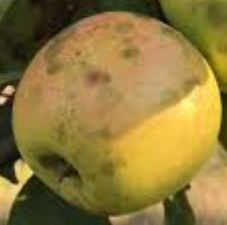
%> input picture 122.jpg, 227 x 225 px
$ octave test.m   (GNU Octave 9; MATLAB toolbox functions it lacks are replaced by stand-ins)
%> lines starting %> are read from the running program, lines starting %| are printed output that depends on the picture; long printed decimals are rounded
### RGBtoLab.m
function [L,a,b] = RGBtoLab(R,G,B)

%RGBTOLAB Convert an image from RGB to CIELAB
%
% RGB2Lab takes red, green, and blue matrices, or a single M x N x 3 image,
% and returns an image in the CIELAB color space.  RGB values can be
% either between 0 and 1 or between 0 and 255.  Values for L are in the
% range [0,100] while a and b are roughly in the range [-110,110].  The
% output is of type double.
%

if nargin == 1
  B = double(R(:,:,3));
  G = double(R(:,:,2));
  R = double(R(:,:,1));
end

if max(max(R)) > 1.0 || max(max(G)) > 1.0 || max(max(B)) > 1.0
  R = double(R) / 255;
  G = double(G) / 255;
  B = double(B) / 255;
end

% Set a threshold
T = 0.008856;

[M, N] = size(R);
s = M * N;
RGB = [reshape(R,1,s); reshape(G,1,s); reshape(B,1,s)];

% RGB to XYZ
MAT = [0.412453 0.357580 0.180423;
       0.212671 0.715160 0.072169;
       0.019334 0.119193 0.950227];
XYZ = MAT * RGB;

% Normalize for D65 white point
X = XYZ(1,:) / 0.950456;
Y = XYZ(2,:);
Z = XYZ(3,:) / 1.088754;

XT = X > T;
YT = Y > T;
ZT = Z > T;

Y3 = Y.^(1/3);

fX = XT .* X.^(1/3) + (~XT) .* (7.787 .* X + 16/116);
fY = YT .* Y3 + (~YT) .* (7.787 .* Y + 16/116);
fZ = ZT .* Z.^(1/3) + (~ZT) .* (7.787 .* Z + 16/116);

L = reshape(YT .* (116 * Y3 - 16.0) + (~YT) .* (903.3 * Y), M, N);
a = reshape(500 * (fX - fY), M, N);
b = reshape(200 * (fY - fZ), M, N);

if nargout < 2
  L = cat(3,L,a,b);
end

### KMeans_Clustering.m
function [mu,mask]=KMeans_Clustering(I,k)
%% check image (inizializzazioni del centro cluster)
ima=double(I);
copy=ima;         % fare una copia
ima=ima(:);       % vettorializzare image
mi=min(ima);      % deal con negativo
ima=ima-mi+1;     % e zero valori

s=length(ima);

%% create image histogram

m=max(ima)+1;

h=zeros(1,m);
hc=zeros(1,m);

for i=1:s
  if(ima(i)>0) h(ima(i))=h(ima(i))+1;
  end;
end
ind=find(h);
hl=length(ind);

%% initiate centroids

mu=(1:k)*m/(k+1);
fprintf('Initiated centroid value = %f\n',mu);

%% start process

while(true)

  oldmu=mu;
  % current classification

  for i=1:hl
      c=abs(ind(i)-mu);
      cc=find(c==min(c));
      hc(ind(i))=cc(1);
  end

  %recalculation of means

  for i=1:k,
      a=find(hc==i);
      mu(i)=sum(a.*h(a))/sum(h(a));
  end

  if(mu==oldmu)
      break;
  end;

end

%% calculate mask
s=size(copy);
mask=zeros(s);

for i=1:s(1),
for j=1:s(2),
  c=abs(copy(i,j)-mu);
  a=find(c==min(c));
  mask(i,j)=a(1);
end
end

mu=mu+mi-1;   % recover real range

### Color_Coherence_Vector.m
function f = Color_Coherence_Vector(image)

Image_processing = image;
[m,n,t] = size(Image_processing);

%%Image Based Rendering
Image_processing_1(:,n,:) = Image_processing(:,1,:);
Image_processing_2(:,2:n,:) = Image_processing(:,1:n-1,:);
Image_processing_3(m,:,:) = Image_processing(1,:,:);
Image_processing_4(2:m,:,:) = Image_processing(1:m-1,:,:);

%Convert from uint8 to double
Image_processing = double(Image_processing);
Image_processing_1 = double(Image_processing_1);
Image_processing_2 = double(Image_processing_2);
Image_processing_3 = double(Image_processing_3);
Image_processing_4 = double(Image_processing_4);

%Average correlation for each channels for image
ImageBR = (Image_processing_1+Image_processing_2+Image_processing_3+Image_processing_4+Image_processing) / 5;

Rosso = [255,0,0];
Verde = [0,255,0];
Blu = [0,0,255];
RossoVerde = Rosso + Verde;
RossoBlu = Rosso + Blu;
VerdeBlu = Verde + Blu;
Bianco = Rosso + Verde +Blu;
Nero = Bianco * 0;

%% Matrix of combination RGB colors
Colore = [Rosso;Verde;Blu;RossoVerde;RossoBlu;VerdeBlu;Bianco;Nero];

%In order to remove the minute variations between the neighboring pixels
%% the image is operated by the blurring and discretization steps

for p=1:m
    for q=1:n
        Image_pq = [ImageBR(p,q,1),ImageBR(p,q,2),ImageBR(p,q,3)];
        distanza_1 = norm(Rosso-Image_pq);  %Euclidean norm for Compute the distance between pixels image
        distanza_2 = norm(Verde-Image_pq);
        distanza_3 = norm(Blu-Image_pq);
        distanza_4 = norm(RossoVerde-Image_pq);
        distanza_5 = norm(RossoBlu-Image_pq);
        distanza_6 = norm(VerdeBlu-Image_pq);
        distanza_7 = norm(Bianco-Image_pq);
        distanza_8 = norm(Nero-Image_pq);
        Distanza = [distanza_1,distanza_2,distanza_3,distanza_4,distanza_5,distanza_6,distanza_7,distanza_8];
        distanza = min(Distanza);  %the minimum is mean the size(Color) : 8
        [m1,n1] = find(Distanza == distanza);
        Imagec(p,q,:) = Colore(n1,:);
    end
end

MaskMat = zeros(m,n);

k = 1;
for p=1:m
    for q=1:n
        if MaskMat(p,q) == 0
            MaskMat(p,q) = k;
            k = k + 1;
        end
        % 1
        if p-1>0 && p-1<m && q-1>0 && q-1<n
            if Imagec(p-1,q-1,:) == Imagec(p,q,:)
                if MaskMat(p-1,q-1) == 0
                    MaskMat(p-1,q-1) = MaskMat(p,q);
                else
                    MaskMat(p,q) = min(MaskMat(p-1,q-1),MaskMat(p,q));
                end
            end
        end
        % 2
        if p-1>0 && p-1<m && q>0 && q<n
            if Imagec(p-1,q,:) == Imagec(p,q,:)
                if MaskMat(p-1,q) == 0
                    MaskMat(p-1,q) = MaskMat(p,q);
                else
                    MaskMat(p,q) = min(MaskMat(p-1,q),MaskMat(p,q));
                end
            end
        end
        % 3
        if p-1>0 && p-1<m && q+1>0 && q+1<n
            if Imagec(p-1,q+1,:) == Imagec(p,q,:)
                if MaskMat(p-1,q+1) == 0
                    MaskMat(p-1,q+1) = MaskMat(p,q);
                else
                    MaskMat(p,q) = min(MaskMat(p-1,q+1),MaskMat(p,q));
                end
            end
        end
        % 4
        if p>0 && p<m && q-1>0 && q-1<n
            if Imagec(p,q-1,:) == Imagec(p,q,:)
                if MaskMat(p,q-1) == 0
                    MaskMat(p,q-1) = MaskMat(p,q);
                else
                    MaskMat(p,q) = min(MaskMat(p,q-1),MaskMat(p,q));
                end
            end
        end
        % 5
        if p>0 && p<m && q+1>0 && q+1<n
            if Imagec(p,q+1,:) == Imagec(p,q,:)
                if MaskMat(p,q+1) == 0
                    MaskMat(p,q+1) = MaskMat(p,q);
                else
                    MaskMat(p,q) = min(MaskMat(p,q+1),MaskMat(p,q));
                end
            end
        end
        % 6
        if p+1>0 && p+1<m && q-1>0 && q-1<n
            if Imagec(p+1,q-1,:) == Imagec(p,q,:)
                if MaskMat(p+1,q-1) == 0
                    MaskMat(p+1,q-1) = MaskMat(p,q);
                else
                    MaskMat(p,q) = min(MaskMat(p+1,q-1),MaskMat(p,q));
                end
            end
        end
        % 7
        if p+1>0 && p+1<m && q>0 && q<n
            if Imagec(p+1,q,:) == Imagec(p,q,:)
                if MaskMat(p+1,q) == 0
                    MaskMat(p+1,q) = MaskMat(p,q);
                else
                    MaskMat(p,q) = min(MaskMat(p+1,q),MaskMat(p,q));
                end
            end
        end
        % 8
        if p+1>0 && p+1<m && q+1>0 && q+1<n
            if Imagec(p+1,q+1,:) == Imagec(p,q,:)
                if MaskMat(p+1,q+1) == 0
                    MaskMat(p+1,q+1) = MaskMat(p,q);
                else
                    MaskMat(p,q) = min(MaskMat(p+1,q+1),MaskMat(p,q));
                end
            end
        end
    end
end

%% The connected components are further classified as either coherent or incoherent regions.

RossoV = [];
VerdeV = [];
BluV = [];
RossoVerdeV = [];
RossoBluV = [];
VerdeBluV = [];
BiancoV = [];
NeroV = [];
flag = 0;
for kc=1:k
    flag = 0;
    for p=1:m
        for q=1:n
            if MaskMat(p,q)==kc
                Colore = [Imagec(p,q,1),Imagec(p,q,2),Imagec(p,q,3)];
                if Rosso == Colore
                    RossoV = [RossoV, kc];
                elseif Verde == Colore
                    VerdeV = [VerdeV, kc];
                elseif Blu == Colore
                    BluV = [BluV, kc];
                elseif RossoVerde == Colore
                    RossoVerdeV = [RossoVerdeV, kc];
                elseif RossoBlu == Colore
                    RossoBluV = [RossoBluV, kc];
                elseif VerdeBlu == Colore
                    VerdeBluV = [VerdeBluV, kc];
                elseif Bianco == Colore
                    BiancoV = [BiancoV, kc];
                elseif Nero == Colore
                    NeroV = [NeroV, kc];
                end
                flag = 1;
                break;
            end
        end
        if flag == 1
            break;
        end
    end
end

%% For each color will get two values (C & I)(Coherent and Incoherent)
%% C is the number of coherent pixels.
%% I is the number of incoherent pixels.

Kv = zeros(1,k-1);
for p=1:m
    for q=1:n
        Kv(MaskMat(p,q)) = Kv(MaskMat(p,q)) +1;
    end
end

threshold = (m*n) / 15;

%% for red color(c & i)
RossoC = 0;
RossoI = 0;
[m1,n1] = size(RossoV);
for p=1:n1
    if Kv(RossoV(p)) > threshold
        RossoC = RossoC + Kv(RossoV(p));
    else
        RossoI = RossoI + Kv(RossoV(p));
    end
end

%% for green color(c & i)
VerdeC = 0;
VerdeI = 0;
[m1,n1] = size(VerdeV);
for p=1:n1
    if Kv(VerdeV(p)) > threshold
        VerdeC = VerdeC + Kv(VerdeV(p));
    else
        VerdeI = VerdeI + Kv(VerdeV(p));
    end
end

%% for blue color(c & i)
BluC = 0;
BluI = 0;
[m1,n1] = size(BluV);
for p=1:n1
    if Kv(BluV(p)) > threshold
        BluC = BluC + Kv(BluV(p));
    else
        BluI = BluI + Kv(BluV(p));
    end
end

%% for red%green color(c & i)
RossoVerdeC = 0;
RossoVerdeI = 0;
[m1,n1] = size(RossoVerdeV);
for p=1:n1
    if Kv(RossoVerdeV(p)) > threshold
        RossoVerdeC = RossoVerdeC + Kv(RossoVerdeV(p));
    else
        RossoVerdeI = RossoVerdeI + Kv(RossoVerdeV(p));
    end
end

%% for red&Blue color(c & i)
RossoBluC = 0;
RossoBluI = 0;
[m1,n1] = size(RossoBluV);
for p=1:n1
    if Kv(RossoBluV(p)) > threshold
        RossoBluC = RossoBluC + Kv(RossoBluV(p));
    else
        RossoBluI = RossoBluI + Kv(RossoBluV(p));
    end
end

%% for Green&Blue color(c & i)
VerdeBluC = 0;
VerdeBluI = 0;
[m1,n1] = size(VerdeBluV);
for p=1:n1
    if Kv(VerdeBluV(p)) > threshold
        VerdeBluC = VerdeBluC + Kv(VerdeBluV(p));
    else
        VerdeBluI = VerdeBluI + Kv(VerdeBluV(p));
    end
end

%% for white color(c & i)
BiancoC = 0;
BiancoI = 0;
[m1,n1] = size(BiancoV);
for p=1:n1
    if Kv(BiancoV(p)) > threshold
        BiancoC = BiancoC + Kv(BiancoV(p));
    else
        BiancoI = BiancoI + Kv(BiancoV(p));
    end
end

%% for black color(c & i)
NeroC = 0;
NeroI = 0;
[m1,n1] = size(NeroV);
for p=1:n1
    if Kv(NeroV(p)) > threshold
        NeroC = NeroC + Kv(NeroV(p));
    else
        NeroI = NeroI + Kv(NeroV(p));
    end
end

Color_Coherence_Vector = [RossoC,RossoI,VerdeC,VerdeI,BluC,BluI,RossoVerdeC,RossoVerdeI,RossoBluC,RossoBluI,VerdeBluC,VerdeBluI,BiancoC,BiancoI,NeroC,NeroI];
f = Color_Coherence_Vector;

### test.m
clc;
clear all;
close all;
warning off all;

%% Read input image

[f,p] = uigetfile('*.jpg;*.bmp');
%> the answer given: 122.jpg
Im = imread([p f]);
%> Im is the input picture: size 225x227x3 uint8; mean R, G, B 143.6, 121.3, 59.3
Im = imresize(Im,[256 256]);
%> Im: size 256x256x3 uint8

%% rgb to lab color space conversion

image = Im;
Rosso = image(:,:,1);
Verde = image(:,:,2);
Blu = image(:,:,3);
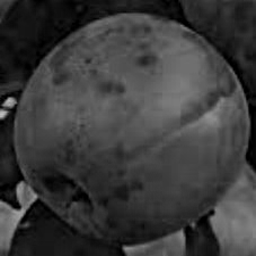
%> Blu: size 256x256 uint8; min 0, max 190, mean 59.3

figure('name','Risultato Input Image');
subplot(221);imshow(Im,[]);title('Input Image');
subplot(222);imshow(Rosso,[]);title('Canale rossa');
subplot(223);imshow(Verde,[]);title('Canale verde');
subplot(224);imshow(Blu,[]);title('Canale blu');

[L, a, b] = RGBtoLab(Rosso, Verde, Blu);
%> in RGBtoLab, `XT = X > T;`: XT = 65536 logical values, 65536 true
%> in RGBtoLab, `ZT = Z > T;`: ZT = 65536 logical values, 65461 true

figure('name','Risultato color space  da RGB a LAB');
subplot(131);imshow(L,[]);title('Risultato L color space');
subplot(132);imshow(a,[]);title('Risultato a color space');
subplot(133);imshow(b,[]);title('Risultato b color space');
labb = cat(3,L,a,b);
% Create color transformation structure that defines an sRGB to L*a*b* conversion.
cform = makecform('srgb2lab');
%Perform the transformation by using the applycform function it's mean to converts
% the color values in  Image (Im) to the color space specified in the color
% transformation structure srgb2lab (cform)
lab = applycform(Im,cform);
%> lab: size 256x256x3 uint8; mean of channels 1, 2, 3 130.6, 131, 163.6


figure('name','Risultato Input Image & L*a*b Color space');
subplot(121);imshow(Im,[]);title('Input RGB image');
subplot(122);imshow(lab);title('Risultato L*a*b color space');

ll = lab(:,:,1);
aa = lab(:,:,2);
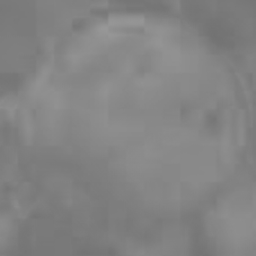
%> aa: size 256x256 uint8; min 114, max 151, mean 131
bb = lab(:,:,3);
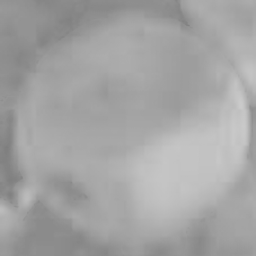
%> bb: size 256x256 uint8; min 126, max 202, mean 163.6


%% K-Means segmentation

 cl = 5;
 [ABC,co] = KMeans_Clustering(ll,cl);
%> in KMeans_Clustering, `mi=min(ima);`: mi = 3
%> in KMeans_Clustering, `m=max(ima)+1;`: m = 246
%> after the loop in KMeans_Clustering, `for i=1:s`: h = 246 values, max 980 at index 167, min 0 at index 2, mean 266.4
%> in KMeans_Clustering, `ind=find(h);`: ind = 244 values from 1 to 245
%> in KMeans_Clustering, `hl=length(ind);`: hl = 244
%> in KMeans_Clustering, `mu=(1:k)*m/(k+1);`: mu = [41 82 123 164 205]
%| Initiated centroid value = 41.000
%| Initiated centroid value = 82.000
%| Initiated centroid value = 123.000
%| Initiated centroid value = 164.000
%| Initiated centroid value = 205.000
%> the loop in KMeans_Clustering, `while(true)` made 16 passes
%> oldmu on passes 1 to 12: [41 82 123 164 205], [38.25 86.5 125.1 161.1 204.8], [38.43 89.61 126.3 160.7 203.9], [38.72 91.85 127.1 160.7 203.9], [38.85 93.57 127.9 160.7 203.9], [39.01 94.64 129 161.1 203.9], [39.01 95.32 130 161.5 203.9], [39.16 96.32 130.4 161.5 203.9], [39.16 97.05 130.9 161.5 203.9], [39.3 97.31 131.6 162 203.9], [39.3 98.07 132 162 203.9], [39.3 98.81 132.5 162 203.9]
%> after the loop in KMeans_Clustering, `while(true)`: hc = 246 values, max 5 at index 184, min 0 at index 2, mean 2.87; mu = [39.47 100.5 134.8 163.2 204.3]
%> after the loop in KMeans_Clustering, `for i=1:s(1),`:
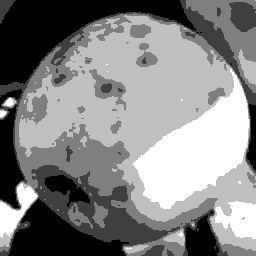
%> mask: size 256x256 double; min 1, max 5, mean 3.07; drawn with min black and max white
%> in KMeans_Clustering, `mu=mu+mi-1;`: mu = [41.47 102.5 136.8 165.2 206.3]
%> ABC = [41.47 102.5 136.8 165.2 206.3]
 [d,e]=size(co);
%> d = 256; e = 256
 for i=1:d
     for j=1:e
         if co(i,j)==3
             mat(i,j)=0;
         else
             mat(i,j)=co(i,j);
         end
     end
 end
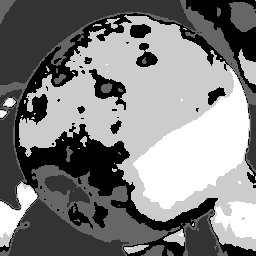
%> mat: size 256x256 double; min 0, max 5, mean 2.48; drawn with min black and max white

 [m1,s5] = size(mat);
%> m1 = 256; s5 = 256
 for i = 1:m1
     for j = 1:s5
         if mat(i,j) == 0
             new_mat(i,j,1:3) = Im(i,j,1:3);
         else
             new_mat(i,j,1:3) = 0;
         end
     end
 end
%> new_mat: size 256x256x3 double; mean of channels 1, 2, 3 28.6, 24.6, 11.5
figure('name','Risultato K-Means'),
subplot(121);imshow(mat,[]);title('Risultato K-means');
subplot(122);imshow(uint8(new_mat),[]);title('Risultato K-means on input image');

%% %% %% feature extraction = global color histogram(GCH), Color Coherence Vector (CCV)and Local Binary Pattern(LBP).

 %% GCH

 figure('name','Risultato color histogram');
 subplot(131);imhist(Rosso);title('histogram rosso');
 subplot(132);imhist(Verde);title('histogram verde');
 subplot(133);imhist(Blu);title('histogram blu');

 %% CCV

%The Function Color_Coherence_Vector take an image and return the Vector that describe this Image.
 ccv = Color_Coherence_Vector(image);
%> in Color_Coherence_Vector, `ImageBR = (Image_processing_1+Image_processing_2+Image_processing_3+Im..`:
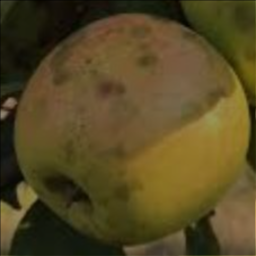
%> ImageBR: size 256x256x3 double; mean R, G, B 86.1, 72.7, 35.6
%> after the loop in Color_Coherence_Vector, `for p=1:m`:
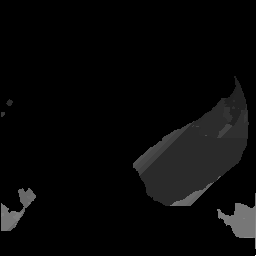
%> MaskMat: size 256x256 double; min 1, max 613, mean 20.8; drawn with min black and max white
%> after the loop in Color_Coherence_Vector, `for p=1:m`: k = 614
%> (the run ends here)
